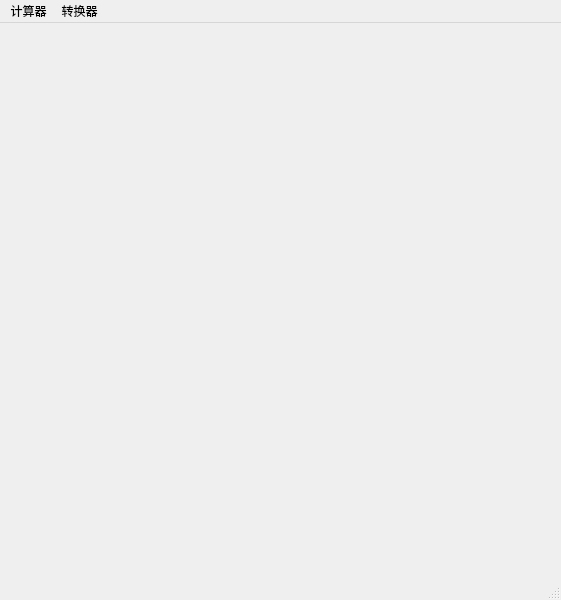
<?xml version="1.0" encoding="UTF-8"?>
<ui version="4.0">
 <class>MainWindow</class>
 <widget class="QMainWindow" name="MainWindow">
  <property name="geometry">
   <rect>
    <x>0</x>
    <y>0</y>
    <width>561</width>
    <height>600</height>
   </rect>
  </property>
  <property name="windowTitle">
   <string>MainWindow</string>
  </property>
  <widget class="QWidget" name="centralwidget">
   <layout class="QGridLayout" name="gridLayout"/>
  </widget>
  <widget class="QMenuBar" name="menubar">
   <property name="geometry">
    <rect>
     <x>0</x>
     <y>0</y>
     <width>561</width>
     <height>26</height>
    </rect>
   </property>
   <widget class="QMenu" name="menu">
    <property name="title">
     <string>计算器</string>
    </property>
    <addaction name="action_calNormal"/>
    <addaction name="action_calSocial"/>
    <addaction name="action_calCpp"/>
    <addaction name="action_calDate"/>
   </widget>
   <widget class="QMenu" name="menu_2">
    <property name="title">
     <string>转换器</string>
    </property>
    <addaction name="action_tranMoney"/>
    <addaction name="action_tranCapcity"/>
   </widget>
   <addaction name="menu"/>
   <addaction name="menu_2"/>
  </widget>
  <widget class="QStatusBar" name="statusbar"/>
  <action name="action_calNormal">
   <property name="text">
    <string>标准</string>
   </property>
  </action>
  <action name="action_calSocial">
   <property name="text">
    <string>科学</string>
   </property>
  </action>
  <action name="action_calCpp">
   <property name="text">
    <string>程序员</string>
   </property>
  </action>
  <action name="action_calDate">
   <property name="text">
    <string>日期计算</string>
   </property>
  </action>
  <action name="action_tranMoney">
   <property name="text">
    <string>货币</string>
   </property>
  </action>
  <action name="action_tranCapcity">
   <property name="text">
    <string>容量</string>
   </property>
  </action>
 </widget>
 <resources/>
 <connections/>
</ui>
